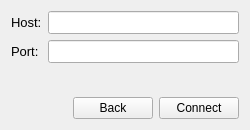
<?xml version="1.0" encoding="UTF-8"?>
<ui version="4.0">
 <class>PrivateServerWidget</class>
 <widget class="QWidget" name="PrivateServerWidget">
  <property name="geometry">
   <rect>
    <x>0</x>
    <y>0</y>
    <width>250</width>
    <height>130</height>
   </rect>
  </property>
  <property name="windowTitle">
   <string>Form</string>
  </property>
  <layout class="QFormLayout" name="formLayout">
   <property name="labelAlignment">
    <set>Qt::AlignLeading|Qt::AlignLeft|Qt::AlignVCenter</set>
   </property>
   <item row="0" column="0">
    <widget class="QLabel" name="HostLabel">
     <property name="font">
      <font>
       <pointsize>10</pointsize>
      </font>
     </property>
     <property name="text">
      <string>Host:</string>
     </property>
    </widget>
   </item>
   <item row="0" column="1">
    <widget class="QLineEdit" name="HostEdit">
     <property name="font">
      <font>
       <pointsize>10</pointsize>
      </font>
     </property>
     <property name="inputMethodHints">
      <set>Qt::ImhUrlCharactersOnly</set>
     </property>
    </widget>
   </item>
   <item row="1" column="0">
    <widget class="QLabel" name="PortLabel">
     <property name="font">
      <font>
       <pointsize>10</pointsize>
      </font>
     </property>
     <property name="text">
      <string>Port:</string>
     </property>
    </widget>
   </item>
   <item row="1" column="1">
    <widget class="QLineEdit" name="PortEdit">
     <property name="font">
      <font>
       <pointsize>10</pointsize>
      </font>
     </property>
     <property name="inputMethodHints">
      <set>Qt::ImhDigitsOnly</set>
     </property>
    </widget>
   </item>
   <item row="2" column="0">
    <spacer name="verticalSpacer">
     <property name="orientation">
      <enum>Qt::Vertical</enum>
     </property>
     <property name="sizeHint" stdset="0">
      <size>
       <width>20</width>
       <height>20</height>
      </size>
     </property>
    </spacer>
   </item>
   <item row="3" column="0" colspan="2">
    <layout class="QHBoxLayout" name="horizontalLayout">
     <item>
      <spacer name="horizontalSpacer">
       <property name="orientation">
        <enum>Qt::Horizontal</enum>
       </property>
       <property name="sizeHint" stdset="0">
        <size>
         <width>40</width>
         <height>20</height>
        </size>
       </property>
      </spacer>
     </item>
     <item>
      <widget class="QPushButton" name="BackButton">
       <property name="text">
        <string>Back</string>
       </property>
      </widget>
     </item>
     <item>
      <widget class="QPushButton" name="ConnectButton">
       <property name="text">
        <string>Connect</string>
       </property>
      </widget>
     </item>
    </layout>
   </item>
  </layout>
 </widget>
 <resources/>
 <connections/>
</ui>
